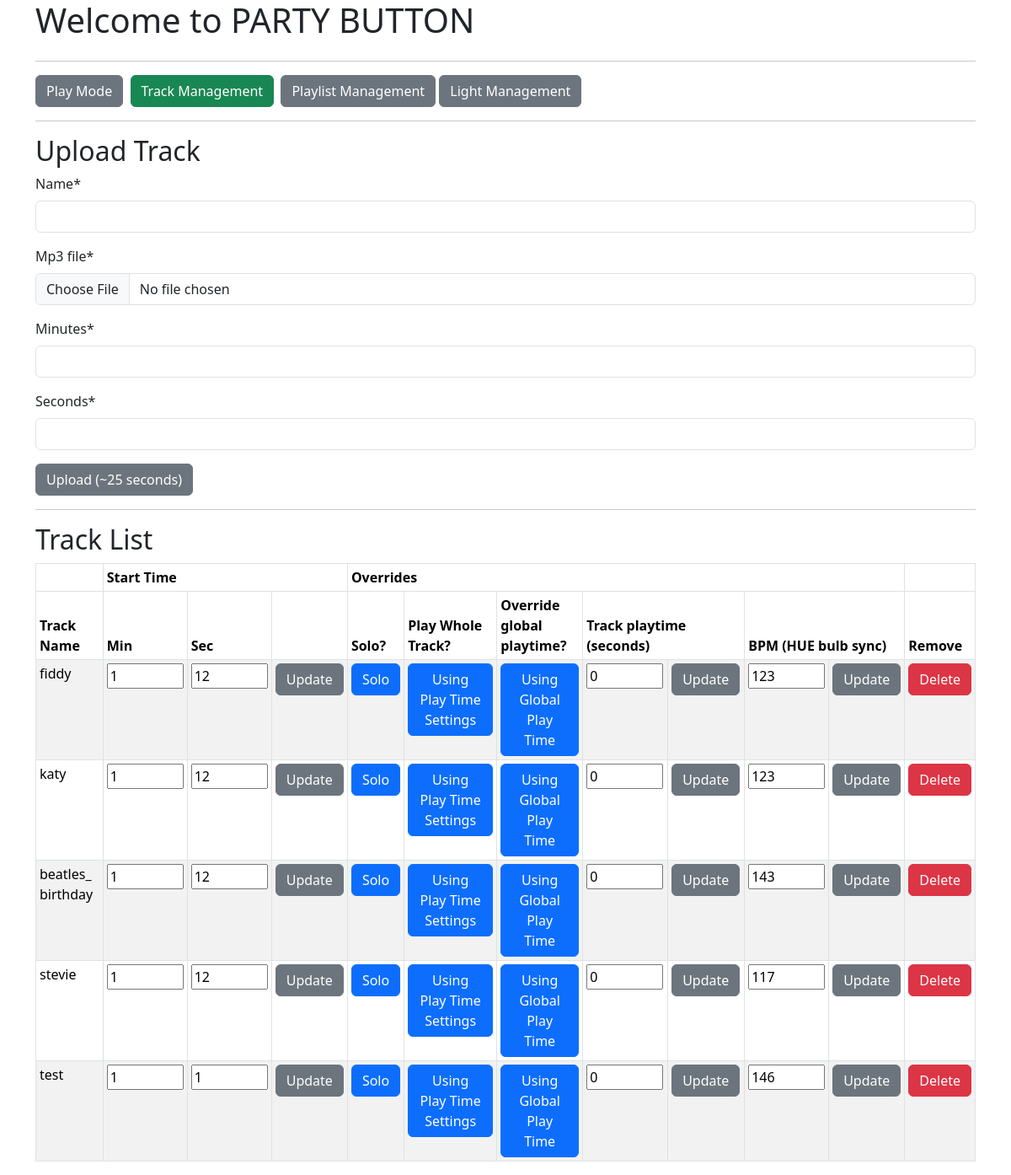
/tracks/, run on the app's committed database.
### mp3_manager/models.py (models this page shows, shortened)
class Track(models.Model):
    name = models.CharField(max_length=200, blank=False, null=False)
    mp3_file = models.FileField(upload_to="uploads", blank=False, null=False)
    mp3_length = models.IntegerField(blank=True, null=True)
    minutes = models.IntegerField(blank=False, null=False, validators=[MinValueValidator(0),
                                                                       MaxValueValidator(600)])
    seconds = models.IntegerField(blank=False, null=False, validators=[MinValueValidator(0),
                                                                       MaxValueValidator(60)])
    solo = models.BooleanField(blank=False, null=False, default=False)
    play_full = models.BooleanField(blank=False, null=False,
                                    default=False)
    override_playtime = models.BooleanField(blank=False, null=False,
                                            default=False)
    playtime_seconds = models.IntegerField(blank=False, null=False,
                                           default=0,
                                           validators=[MinValueValidator(0),
                                                       MaxValueValidator(600)])
    bpm = models.IntegerField(blank=False, null=False,
                                           default=0,
                                           validators=[MinValueValidator(0),
                                                       MaxValueValidator(400)])
    playlists = models.ManyToManyField(Playlist)

### mp3_manager/views.py (the view, shortened to what this page needs)
# urls.py: path("tracks/", views.TrackManagement.as_view(), name="tracks"),
class TrackManagement(generic.ListView, FormMixin):
    form_class = TrackForm
    template_name = "mp3_manager/track.html"
    context_object_name = "tracks_list"
    model = Track
    def get(self, request):
        tracks_list = None
        print("Getting Track List")
        tracks_list = self.get_queryset()
        return render(request, self.template_name,
                      {"tracks_list": tracks_list,
                       "form": TrackForm(),
                       "trackplaytime": TrackPlaytimeForm(),
                       "trackbpmform": TrackBpmForm()})

### mp3_manager/form.py
class TrackForm(ModelForm):
    class Meta:
        model = Track
        fields = ["name", "mp3_file", "minutes", "seconds"]

class TrackPlaytimeForm(ModelForm):
    playtime_seconds = forms.IntegerField(
        label='',
    )
    class Meta:
        model = Track
        fields = ["playtime_seconds"]
        exclude = ["name", "mp3_file", "minutes", "seconds"]

### mp3_manager/templates/mp3_manager/track.html (shortened to what this page needs)
{% extends "./base.html" %}
{% load crispy_forms_tags %}
{% block content %}
<div class="row">
  <div class="col">
    <a href="/"><button type="button" class="btn btn-secondary">Play Mode</button></a>&nbsp;
    <a  href="/tracks"><button type="button" class="btn btn-success">Track Management</button></a>&nbsp;
    <a href="/playlists"><button type="button" class="btn btn-secondary">Playlist Management</button></a>
    <a href="/lights"><button type="button" class="btn btn-secondary">Light Management</button></a>
  </div>
</div>
<hr>
<div class="row">
    <div class="col">
    <h2>Upload Track</h2>
        <form id="track_form" name="track_form" action={% url 'mp3_manager:tracks' %} method="post" enctype="multipart/form-data">
        {{ form|crispy }}
        <input class="btn btn-secondary" type="submit" form="track_form" value="Upload (~25 seconds)" id="track_upload" name="track_upload"></input>
        </form>
    </div>
</div>
<hr />
<div class="row">
    <div class="col">
    <h2>Track List</h2>
    {% if tracks_list %}
        <table class="table table-striped table-bordered table-sm" cellspacing="0" width="100%">
            <thead><tr><th></th><th colspan="3">Start Time</th><th colspan="7">Overrides</th><th></th></tr>
            <tr><th>Track Name</th><th>Min</th><th>Sec</th><th></th><th>Solo?</th><th>Play Whole Track?</th><th>Override global playtime?</th><th colspan="2">Track playtime (seconds)</th><th colspan="2">BPM (HUE bulb sync)</th><th>Remove</th></tr></thead>
            <tbody>
              {% for track in tracks_list %}
              <tr>
                  <td>{{ track.name }}</td>
                  <form id="trackstart_form_{{ track.pk }}" id="trackstart_update_{ track.pk }}" action={% url 'mp3_manager:tracks' %} method="post" enctype="multipart/form-data">
                  <td>
                    <input size="4" type="textarea" id="minutes" name="minutes" value={{ track.minutes }}>
                  </td>
                  <td>
                    <input size="4" type="textarea" id="seconds" name="seconds" value={{ track.seconds }}>
                  </td>
                  <td>
                    <input class="btn btn-secondary" type="submit" form="trackstart_form_{{ track.pk }}" value="Update" name="trackstart_update_{{ track.pk }}"></td>
                </form>
                  <td>
                      {% if track.solo == True %}
                        <a href="{% url 'mp3_manager:solo_track' pk=track.pk %}"><button type="button" class="btn btn-success">Solo</button></a>
                      {% else %}
                        <a href="{% url 'mp3_manager:solo_track' pk=track.pk %}"><button type="button" class="btn btn-primary">Solo</button></a>
                      {% endif %}
                  </td>
                  <td>
                    {% if track.play_full == True %}
                      <a href="{% url 'mp3_manager:play_full' pk=track.pk %}"><button type="button" class="btn btn-success">Using Whole Track</button></a>
                    {% else %}
                      <a href="{% url 'mp3_manager:play_full' pk=track.pk %}"><button type="button" class="btn btn-primary">Using Play Time Settings</button></a>
                    {% endif %}
                  </td>
                  <td>
                    {% if track.override_playtime == True %}
                      <a href="{% url 'mp3_manager:override' pk=track.pk %}"><button type="button" class="btn btn-success">Using Track's Playtime</button></a>
                    {% else %}
                      <a href="{% url 'mp3_manager:override' pk=track.pk %}"><button type="button" class="btn btn-primary">Using Global Play Time</button></a>
                    {% endif %}
                  </td>
                  <form id="trackplaytime_form_{{ track.pk }}" id="trackplaytime_update_{{ track.pk }}" action={% url 'mp3_manager:tracks' %} method="post" enctype="multipart/form-data">
                  <td>
                      <input size="4" type="textarea" id="playtime_seconds" name="playtime_seconds" value={{ track.playtime_seconds }}>
                  </td>
                  <td>
                      <input class="btn btn-secondary" type="submit" form="trackplaytime_form_{{ track.pk }}" value="Update" name="trackplaytime_update_{{ track.pk }}">
                  </td>
                  </form>
                  <form id="trackbpm_form_{{ track.pk }}" id="trackbpm_update_{{ track.pk }}" action={% url 'mp3_manager:tracks' %} method="post" enctype="multipart/form-data">
                  <td>
                      <input size="4" type="textarea" id="bpm" name="bpm" value={{ track.bpm }}>
                  </td>
                  <td>
                      <input class="btn btn-secondary" type="submit" form="trackbpm_form_{{ track.pk }}" value="Update" name="trackbpm_update_{{ track.pk }}">
                  </td>
                  </form>
                  <td><a href="{% url 'mp3_manager:delete_track' pk=track.pk %}"><button type="button" class="btn btn-danger">Delete</button></a></td></tr>
            {% endfor %}
            </tbody>
        </table>
    {% else %}
      <p><h2>No tracks available.</h2></p>
    {% endif %}
    </div>
</div>
{% endblock %}

### mp3_manager/static/css/style.css (style rules this page uses)
h2 { color: maroon; }
a:link { color: white; text-decoration: none; }

### data on the page
Track: name "fiddy", minutes "1", seconds "12", solo "Solo", play_full "Using Play Time Settings", override_playtime "Using Global Play Time", playtime_seconds "0", bpm "123"
Track: name "katy", minutes "1", seconds "12", solo "Solo", play_full "Using Play Time Settings", override_playtime "Using Global Play Time", playtime_seconds "0", bpm "123"
Track: name "beatles_ birthday", minutes "1", seconds "12", solo "Solo", play_full "Using Play Time Settings", override_playtime "Using Global Play Time", playtime_seconds "0", bpm "143"
Track: name "stevie", minutes "1", seconds "12", solo "Solo", play_full "Using Play Time Settings", override_playtime "Using Global Play Time", playtime_seconds "0", bpm "117"
Track: name "test", minutes "1", seconds "1", solo "Solo", play_full "Using Play Time Settings", override_playtime "Using Global Play Time", playtime_seconds "0", bpm "146"
